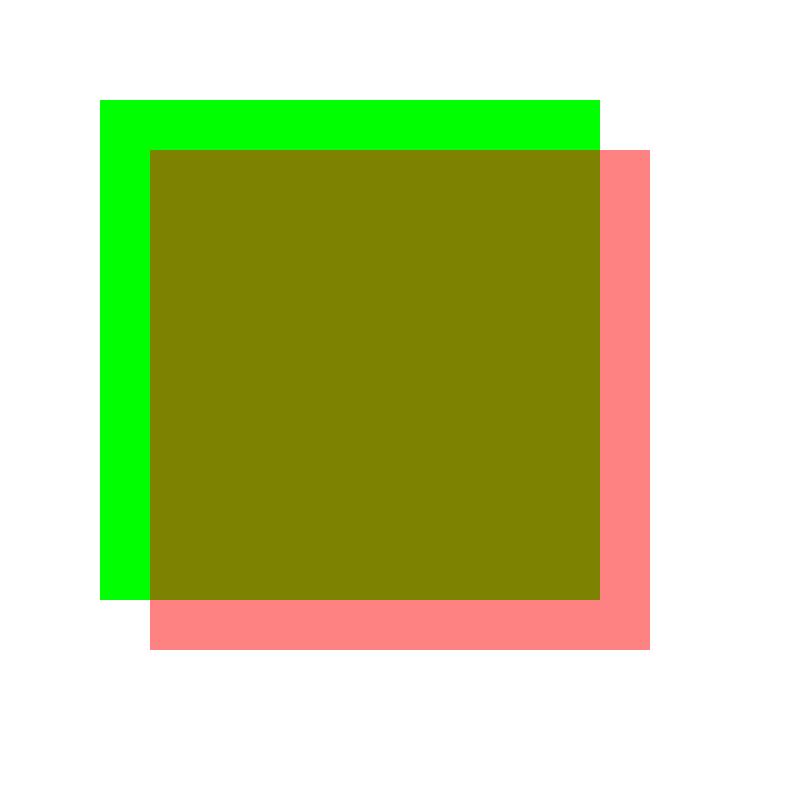
Frame 1 (no input)
Frame 60 (the mouse pressed at the canvas centre just before this capture): identical to frame 1, image omitted
Frame 120 (the mouse held since frame 60 and released just before this capture): identical to frame 1, image omitted

The Processing sketch that drew this single still picture (run headless with seeded random() and noise(); from frame 60 on, the mouse is pressed at the canvas centre):

// Processing sketch: D14
// ── D14.pde
void setup(){
  size(800,800);
}

void draw(){
 
  background(255,255,255);
  
  noStroke();
 
  fill(0,255,0);
  rect(100,100,500,500);

  fill(255,0,0,125);
  //fill(255,0,0,50);
  //fill(255,0,0,20);
  //fill(255,0,0,225);

  rect(150,150,500,500);
}
